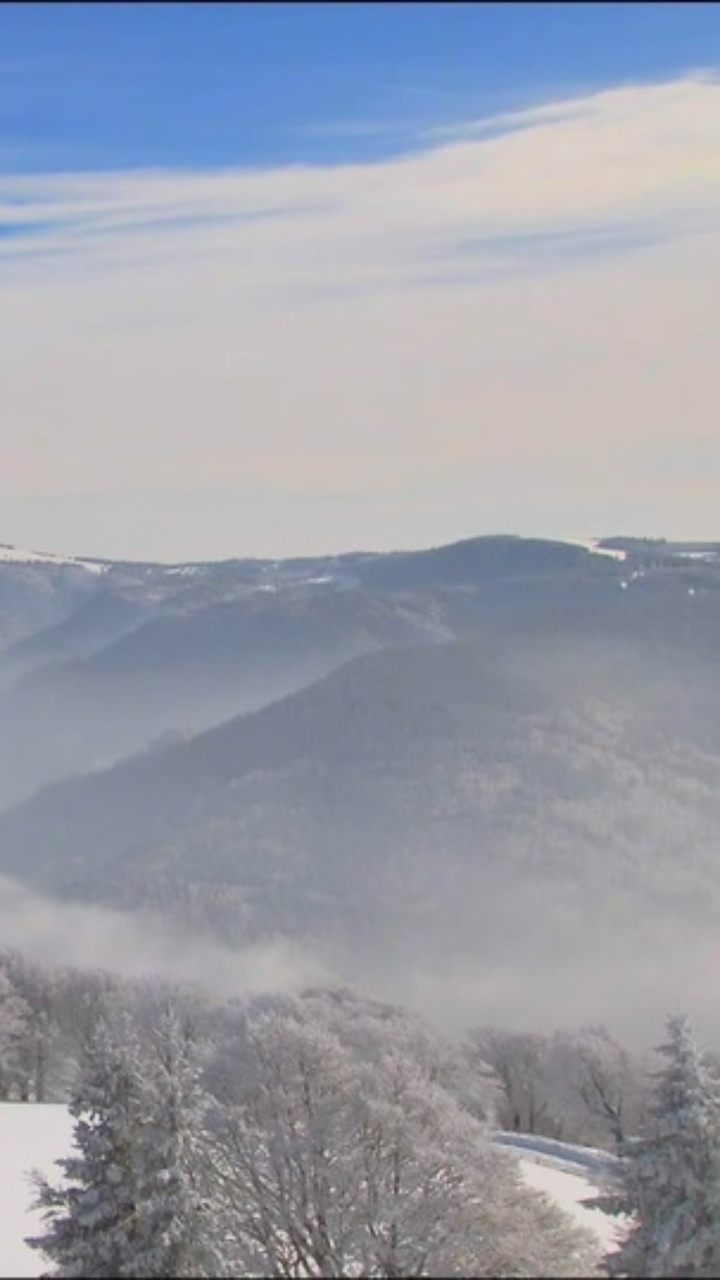
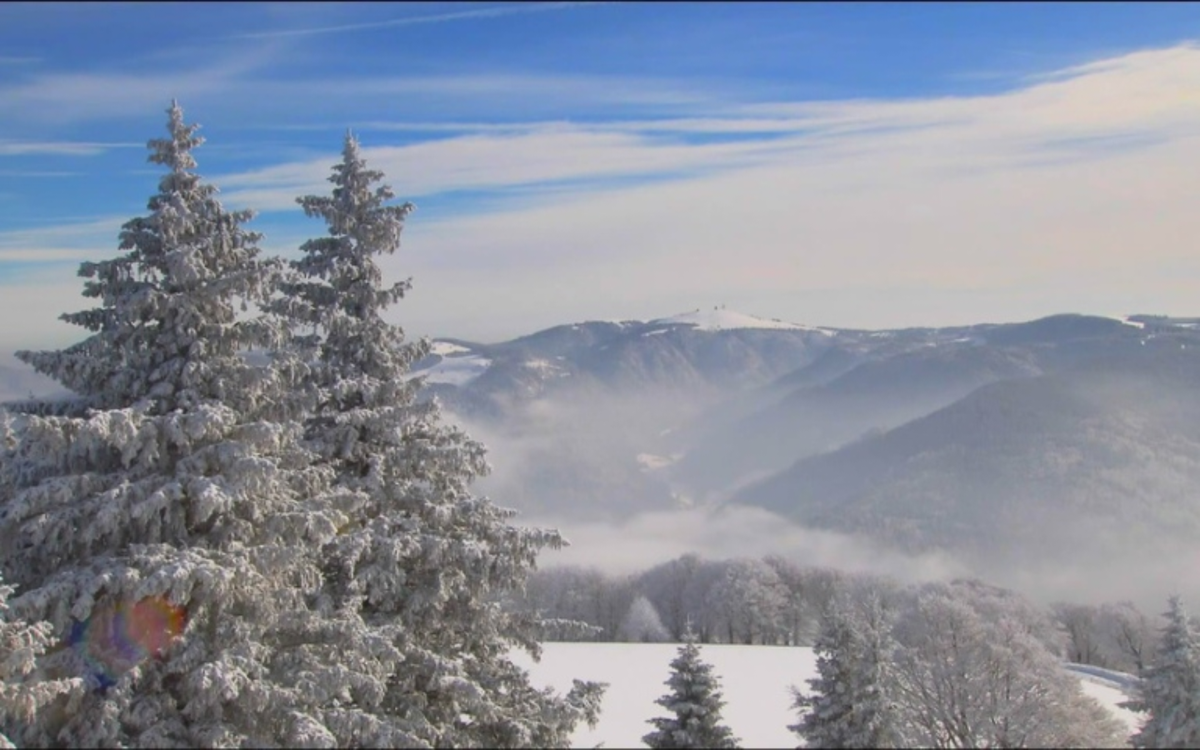

An Android layout and its configuration variant, each rendered on a device that would load it. The default file and the variant file are quoted in full after the pictures.
<!-- AndroidManifest.xml: application theme AppTheme.NoActionBar -->
<!-- res/layout/activity_main.xml -->
<?xml version="1.0" encoding="utf-8"?>
<android.support.v4.widget.DrawerLayout xmlns:android="http://schemas.android.com/apk/res/android"
    xmlns:app="http://schemas.android.com/apk/res-auto"
    xmlns:tools="http://schemas.android.com/tools"
    android:id="@+id/drawer_layout"
    android:background="@drawable/bgp"
    android:layout_width="match_parent"
    android:layout_height="match_parent"
    android:fitsSystemWindows="true"
    tools:openDrawer="start">

    <LinearLayout
        android:orientation="vertical"
        android:layout_width="match_parent"
        android:layout_height="match_parent">
        <android.support.v7.widget.Toolbar
            android:id="@+id/toolbar"
            android:background="@drawable/grad1"
            android:layout_width="match_parent"
            android:layout_height="wrap_content"/>



        <TextView
            android:id="@+id/tv"
            android:layout_width="wrap_content"
            android:layout_height="wrap_content"
            android:layout_gravity="center" />


        <FrameLayout
            android:id="@+id/fragm"
            android:layout_width="match_parent"
            android:layout_height="match_parent" />

    </LinearLayout>


    <android.support.design.widget.NavigationView
        android:id="@+id/nav_view"
        android:layout_width="wrap_content"
        android:layout_height="match_parent"
        android:layout_gravity="start"
        android:alpha="0.8"
        android:fitsSystemWindows="true"
        app:headerLayout="@layout/drawer_header"
        app:menu="@menu/activity_main_drawer" />



</android.support.v4.widget.DrawerLayout>
<!-- res/layout/drawer_header.xml (included above) -->
<?xml version="1.0" encoding="utf-8"?>
<LinearLayout xmlns:android="http://schemas.android.com/apk/res/android"
    android:layout_width="match_parent"
    android:layout_height="wrap_content"
    android:adjustViewBounds="true"
    android:scaleType="fitCenter"
    android:background="@drawable/weat">

</LinearLayout>
<!-- resources referenced by this layout -->
<resources>
  <!-- drawable bgp: jpg bitmap (drawable, 45729 bytes) -->
  <!-- drawable weat: jpg bitmap (drawable, 3807 bytes) -->
  <style name="AppTheme.NoActionBar">
          <item name="windowActionBar">false</item>
          <item name="windowNoTitle">true</item>
      </style>
</resources>
<!-- res/layout-sw600dp-land/activity_main.xml (the author's variant of the layout above) -->
<!-- drawn on a 7-inch tablet turned sideways -->
<?xml version="1.0" encoding="utf-8"?>
<android.support.v4.widget.DrawerLayout xmlns:android="http://schemas.android.com/apk/res/android"
    xmlns:app="http://schemas.android.com/apk/res-auto"
    xmlns:tools="http://schemas.android.com/tools"
    android:id="@+id/drawer_layout"
    android:background="@drawable/bgl"
    android:layout_width="match_parent"
    android:layout_height="match_parent"
    android:fitsSystemWindows="true"
    tools:openDrawer="start">

    <LinearLayout
        android:orientation="vertical"
        android:layout_width="match_parent"
        android:layout_height="match_parent">
        <android.support.v7.widget.Toolbar
            android:id="@+id/toolbar"
            android:background="@drawable/grad1"
            android:layout_width="match_parent"
            android:layout_height="wrap_content"/>



        <TextView
            android:id="@+id/tv"
            android:layout_width="wrap_content"
            android:layout_height="wrap_content"
            android:layout_gravity="center" />
        
        
        
        
        
        
        <LinearLayout
            android:orientation="horizontal"
            android:layout_width="match_parent"
            android:layout_height="match_parent">
        <FrameLayout
            android:id="@+id/fragm"
            android:layout_width="0dp"
            android:layout_weight="1"
            android:layout_height="match_parent" />
        <FrameLayout
            android:id="@+id/fragm_det"
            android:layout_width="0dp"
            android:layout_weight="1"
            android:layout_height="match_parent" />
        </LinearLayout>
    </LinearLayout>


    <android.support.design.widget.NavigationView
        android:id="@+id/nav_view"
        android:layout_width="wrap_content"
        android:layout_height="match_parent"
        android:layout_gravity="start"
        android:alpha="0.8"
        android:fitsSystemWindows="true"
        app:headerLayout="@layout/drawer_header"
        app:menu="@menu/activity_main_drawer" />



</android.support.v4.widget.DrawerLayout>
<!-- resources referenced by the variant -->
<!-- as a 7-inch tablet turned sideways resolves them -->
<resources>
  <!-- drawable bgl: jpg bitmap (drawable, 136019 bytes) -->
  <!-- drawable weat: jpg bitmap (drawable, 3807 bytes) -->
  <style name="AppTheme.NoActionBar">
          <item name="windowActionBar">false</item>
          <item name="windowNoTitle">true</item>
      </style>
</resources>
